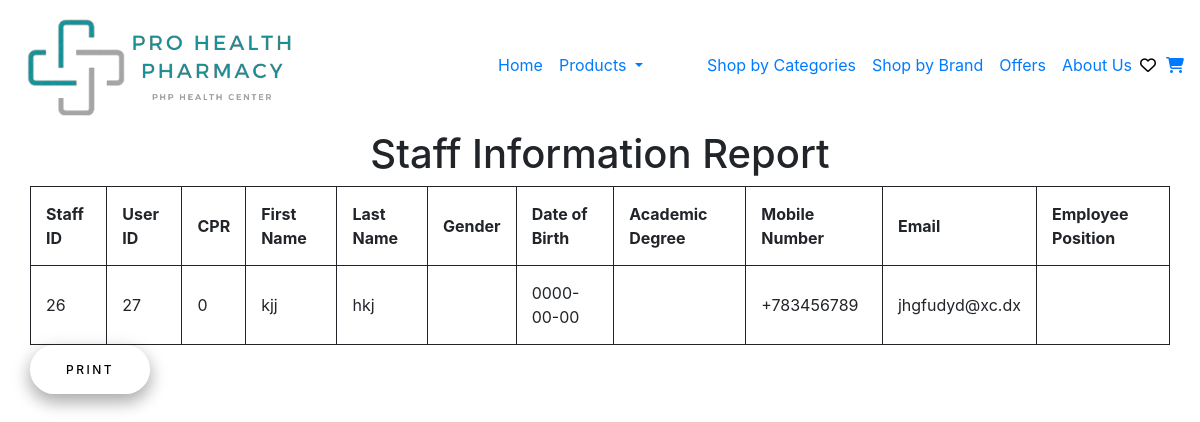
Page /Reports/StaffInformationReport.php on the committed database.
### Reports/StaffInformationReport.php (the view, shortened to what this page needs)
<?php
include '../header.php';
?>
<!DOCTYPE html>
    <html lang="en">
    <head>
    <link rel="stylesheet" href="../css/Report.css" />
</head>
<body>
    <main>
    <?php
include '../Connection/init.php';
$stmt = $db->prepare("SELECT * FROM `staff data`");
$stmt->execute();
$staff = $stmt->fetchAll(PDO::FETCH_ASSOC);
?>
<div class="container">
    <div class="row">
        <div class="col-x1-12">
            <h1 style="text-align: center">Staff Information Report</h1>
                <table>
                        <tr>
                            <th>Staff ID</th>
                            <th>User ID</th>
                            <th>CPR</th>
                            <th>First Name</th>
                            <th>Last Name</th>
                            <th>Gender</th>
                            <th>Date of Birth</th>
                            <th>Academic Degree</th>
                            <th>Mobile Number</th>
                            <th>Email</th>
                            <th>Employee Position</th>
                        </tr>
        <tbody>
<?php
foreach ($staff as $staff) {
    $StaffID = $staff['StaffID'];
    $UserID = $staff['UserID'];
    $CPR = $staff['CPR'];
    $FirstName = $staff['FirstName'];
    $LastName = $staff['LastName'];
    $Gender = $staff['Gender'];
    $DOB = $staff['DOB'];
    $AcademicDegree = $staff['AcademicDegree'];
    $MobileNumber = $staff['MobileNumber'];
    $Email = $staff['Email'];
    $EmployeePosition = $staff['EmployeePosition'];
?>
        <tr>
            <td><?php echo $StaffID ?></td>
            <td><?php echo $UserID ?></td>
            <td><?php echo $CPR ?></td>
            <td><?php echo $FirstName ?></td>
            <td><?php echo $LastName ?></td>
            <td><?php echo $Gender ?></td>
            <td><?php echo $DOB ?></td>
            <td><?php echo $AcademicDegree ?></td>
            <td><?php echo $MobileNumber ?></td>
            <td><?php echo $Email ?></td>
            <td><?php echo $EmployeePosition ?></td>
        <?php } ?>
        </tbody>
        </div>
    </div>
</div>
<button onclick="window.print()" class="Print">Print</button>
</main>
</html>

### css/main.css (style rules this page uses)
* { box-sizing: border-box; }

### css/Report.css (style rules this page uses)
table, th, td { padding: 15px; text-align: left; border: 1px solid; }
.Print { padding: 1.3em 3em; font-size: 12px; text-transform: uppercase; letter-spacing: 2.5px; font-weight: 500; color: #000; background-color: rgba(255, 255, 255, 0.431); border: none; border-radius: 45px; box-shadow: 0 8px 16px 0 rgba(0,0,0,0.2), 0 6px 20px 0 rgba(0,0,0,0.19); transition: all 0.3s ease 0s; cursor: pointer; outline: none; text-align: center; }

### rows in the picture
staff data: StaffID "26", UserID "27", CPR "0", FirstName "kjj", LastName "hkj", DOB "0000-00-00", MobileNumber "+783456789", Email "jhgfudyd@xc.dx"
